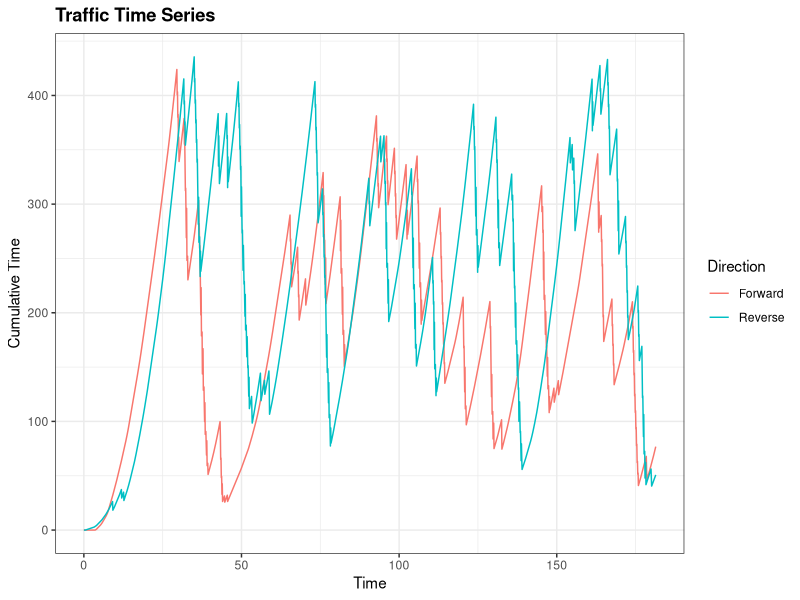

The R script that drew this image:
library( ggplot2 )

d <- read.table( "cumul_time.txt", stringsAsFactors=F )

p <- ggplot( d, aes( x=V1, y=V2, colour="Forward" )) + geom_line()
p <- p + geom_line( data=d, mapping=aes( x=V1, y=V3, colour="Reverse" ))
p <- p + scale_colour_hue( "Direction" )
p <- p + ggtitle( "Traffic Time Series" ) + xlab( "Time" ) + ylab( "Cumulative Time" )
p <- p + theme_bw()
p <- p + theme( plot.title=element_text( face="bold" ))

p

